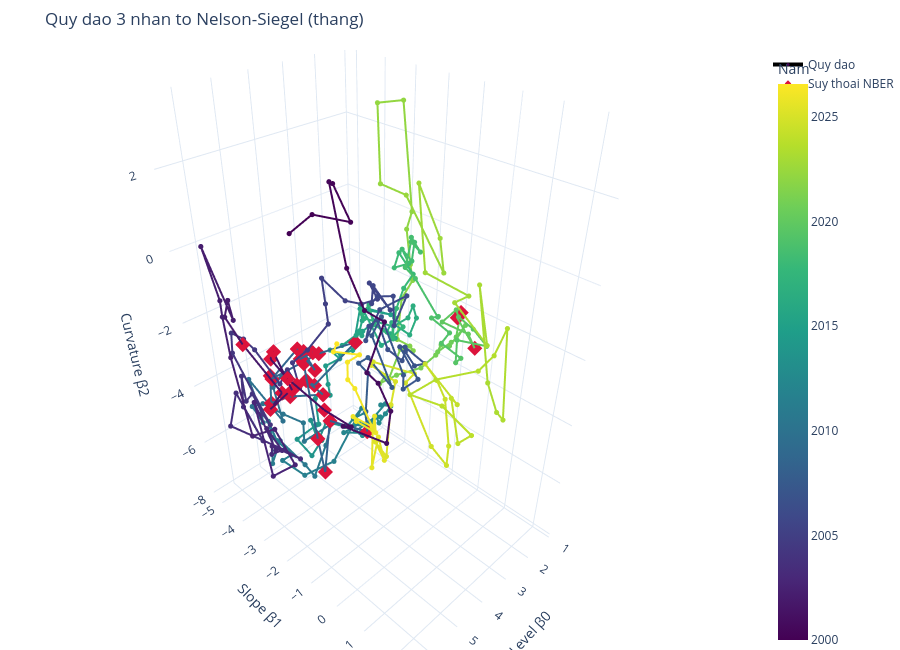

The cell this chart's notebook holds for it:
### Code cell
rec = pd.read_csv('../data/recession.csv', index_col=0, parse_dates=True).iloc[:, 0]
ia.fig_factor_path_3d(factors_monthly, rec).show()

### Figure 1 — Plotly figure (JSON) as saved in the notebook; plotly's stock layout.template omitted (floating-point values rounded to 4 significant figures; data arrays with more than 128 entries replaced by an {"elided": "..."} marker saying what was removed)
{"data": [{"customdata": {"elided": "320 str values"}, "hovertemplate": "%{customdata}<br>Level %{x:.2f}<br>Slope %{y:.2f}<br>Curv %{z:.2f}<extra></extra>", "line": {"color": {"elided": "320 float values"}, "colorbar": {"title": {"text": "Nam"}}, "colorscale": [[0, "#440154"], [0.1111, "#482878"], [0.2222, "#3e4989"], [0.3333, "#31688e"], [0.4444, "#26828e"], [0.5556, "#1f9e89"], [0.6667, "#35b779"], [0.7778, "#6ece58"], [0.8889, "#b5de2b"], [1, "#fde725"]], "width": 4}, "marker": {"color": {"elided": "320 float values"}, "colorscale": [[0, "#440154"], [0.1111, "#482878"], [0.2222, "#3e4989"], [0.3333, "#31688e"], [0.4444, "#26828e"], [0.5556, "#1f9e89"], [0.6667, "#35b779"], [0.7778, "#6ece58"], [0.8889, "#b5de2b"], [1, "#fde725"]], "size": 3}, "mode": "lines+markers", "name": "Quy dao", "type": "scatter3d", "x": {"elided": "320 float values"}, "y": {"elided": "320 float values"}, "z": {"elided": "320 float values"}}, {"marker": {"color": "crimson", "size": 5, "symbol": "diamond"}, "mode": "markers", "name": "Suy thoai NBER", "type": "scatter3d", "x": [5.699, 6.067, 6.122, 6.071, 5.838, 5.684, 5.796, 5.373, 5.789, 4.708, 4.657, 4.805, 4.669, 4.732, 4.959, 4.771, 4.825, 4.701, 4.678, 4.997, 3.878, 3.139, 4.053, 4.221, 3.936, 4.504, 4.874, 4.809, 1.636, 1.314, 1.23], "y": [-1.314, -2.134, -2.649, -2.577, -2.299, -2.312, -3.358, -3.373, -4.273, -0.9052, -2.364, -2.492, -2.898, -3.2, -3.042, -2.758, -3.055, -2.803, -3.499, -4.305, -3.619, -2.949, -3.667, -3.808, -3.46, -4.222, -4.635, -4.64, -0.1379, -1.009, -0.9643], "z": [-2.986, -2.309, -1.987, -1.77, -2.873, -2.806, -4.117, -3.826, -2.54, -4.02, -4.599, -6.448, -5.561, -3.126, -2.783, -2.541, -2.628, -3.147, -2.845, -4.082, -3.455, -3.121, -4.47, -4.285, -4.749, -4.93, -5.188, -4.256, -2.663, -2.286, -2.142]}], "layout": {"height": 650, "margin": {"b": 0, "l": 0, "r": 0, "t": 50}, "scene": {"xaxis": {"title": {"text": "Level β0"}}, "yaxis": {"title": {"text": "Slope β1"}}, "zaxis": {"title": {"text": "Curvature β2"}}}, "title": {"text": "Quy dao 3 nhan to Nelson-Siegel (thang)"}}}
